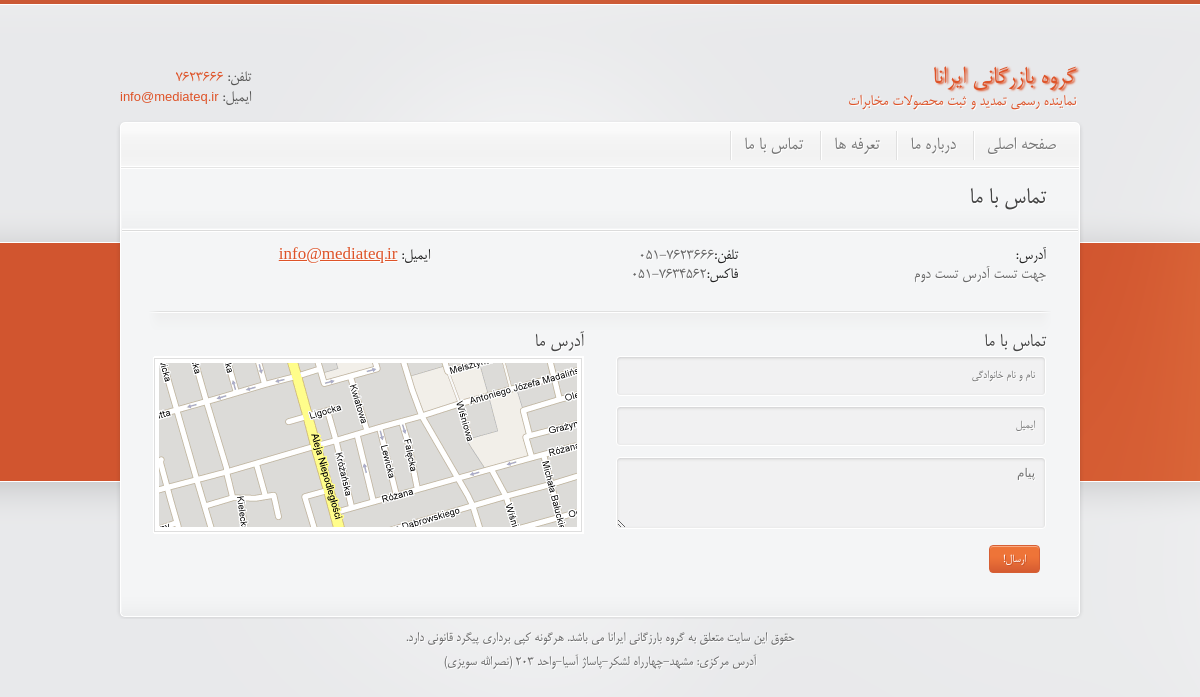
The app's page /contact.php, older data.
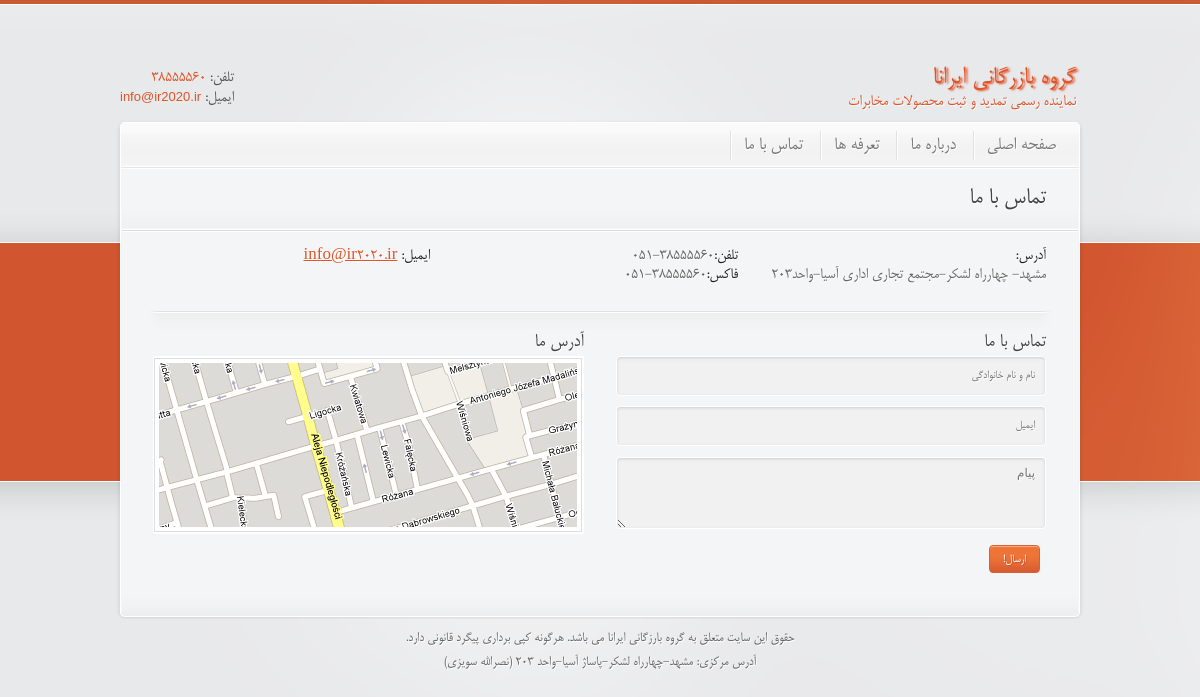
The same page, newer data.
### tables this page shows
CREATE TABLE IF NOT EXISTS `settings` (
  `id` int(11) NOT NULL AUTO_INCREMENT,
  `key` varchar(30) NOT NULL,
  `value` text NOT NULL,
  PRIMARY KEY (`id`)
);

### classes/database.php (called while the page is built, shortened)
<?php
  include_once("security.php");
class Database
  {
 private static $me;
 private $link;
 public $cmd;
 function __construct()
 {
      $this->link = mysqli_connect(_DB_SERVER,_DB_USER,_DB_PASS);
	  mysqli_set_charset($this->link, "utf8");
      mysqli_select_db($this->link,_DB_NAME);
 }
public static function GetDatabase()
{
   if(is_null(self::$me))
       self::$me = new Database();
    return self::$me;
 }
public function RunSQL()
{
   $security = Security::GetSecurity ();
   $this->cmd = $security->Xss_Clean($this->cmd);
   $result =  mysqli_query($this->link,$this->cmd);
   return $result;
}
function Select($tableName, $fields=NULL, $where = NULL, $order = NULL)
{
    if ($where) $where = " WHERE " . $where;
	$this->cmd = "SELECT $fields FROM `$tableName` " . $where . $order;
	$res = $this->RunSQL();
    if ($res)
	    return mysqli_fetch_array($res);
	else
        return false;
}
  }
?>

### classes/functions.php (called while the page is built, shortened)
<?php
	include_once("database.php");
	   function GetSettingValue($key, $strip_tags = 0)
       {
			$db = Database::GetDatabase();
			$row = $db ->Select("settings","value","`key`='{$key}'");
			return ($row) ? $row["value"] : false;
       }
?>

### classes/security.php (called while the page is built, shortened)
<?php
class Security
{
    private static $me;
    public static function GetSecurity()
    {
      if(is_null(self::$me))
         self::$me = new Security();
      return self::$me;
    }
    public function Xss_Clean($data)
    {
        $data = str_replace(array('&amp;','&lt;','&gt;'), array('&amp;amp;','&amp;lt;','&amp;gt;'), $data);
        $data = preg_replace('/(&#*\w+)[\x00-\x20]+;/u', '$1;', $data);
        $data = preg_replace('/(&#x*[0-9A-F]+);*/iu', '$1;', $data);
        $data = html_entity_decode($data, ENT_COMPAT, 'UTF-8');
        $data = preg_replace('#(<[^>]+?[\x00-\x20"\'])(?:on|xmlns)[^>]*+>#iu', '$1>', $data);
        $data = preg_replace('#([a-z]*)[\x00-\x20]*=[\x00-\x20]*([`\'"]*)[\x00-\x20]*j[\x00-\x20]*a[\x00-\x20]*v[\x00-\x20]*a[\x00-\x20]*s[\x00-\x20]*c[\x00-\x20]*r[\x00-\x20]*i[\x00-\x20]*p[\x00-\x20]*t[\x00-\x20]*:#iu', '$1=$2nojavascript...', $data);
        $data = preg_replace('#([a-z]*)[\x00-\x20]*=([\'"]*)[\x00-\x20]*v[\x00-\x20]*b[\x00-\x20]*s[\x00-\x20]*c[\x00-\x20]*r[\x00-\x20]*i[\x00-\x20]*p[\x00-\x20]*t[\x00-\x20]*:#iu', '$1=$2novbscript...', $data);
        $data = preg_replace('#([a-z]*)[\x00-\x20]*=([\'"]*)[\x00-\x20]*-moz-binding[\x00-\x20]*:#u', '$1=$2nomozbinding...', $data);
        $data = preg_replace('#(<[^>]+?)style[\x00-\x20]*=[\x00-\x20]*[`\'"]*.*?expression[\x00-\x20]*\([^>]*+>#i', '$1>', $data);
        $data = preg_replace('#(<[^>]+?)style[\x00-\x20]*=[\x00-\x20]*[`\'"]*.*?behaviour[\x00-\x20]*\([^>]*+>#i', '$1>', $data);
        $data = preg_replace('#(<[^>]+?)style[\x00-\x20]*=[\x00-\x20]*[`\'"]*.*?s[\x00-\x20]*c[\x00-\x20]*r[\x00-\x20]*i[\x00-\x20]*p[\x00-\x20]*t[\x00-\x20]*:*[^>]*+>#iu', '$1>', $data);
        $data = preg_replace('#</*\w+:\w[^>]*+>#i', '', $data);
        do
        {
            $old_data = $data;
            $data = preg_replace('#</*(?:applet|b(?:ase|gsound|link)|embed|frame(?:set)?|i(?:frame|layer)|l(?:ayer|ink)|meta|object|s(?:cript|tyle)|title|xml)[^>]*+>#i', '', $data);
        }
        while ($old_data !== $data);
        return $data;
    }
}
?>

### contact.php (the view, shortened to what this page needs)
<?php
	include_once("inc/header.php");
    include_once("classes/database.php");
	include_once("classes/functions.php");
	$Contact_Email = GetSettingValue('Contact_Email',0);
	$Tell_Number = GetSettingValue('Tell_Number',0);
	$Fax_Number = GetSettingValue('Fax_Number',0);
	$Address = GetSettingValue('Address',0);
$html =<<<cd
		<div class="main png_bg">
			<div class="inner_main">
				<div class="container_alpha slogan">
					<h1>تماس با ما</h1>
				</div>
				<div class="container_gamma slogan" style="background:none">
					<div class="gs_4">
						<p style="font-size:17px;">
							<strong>ایمیل:</strong> <a href="mailto:{$Contact_Email}">{$Contact_Email}</a>
						</p>
					</div>
					<div class="gs_4">
						<p style="font-size:17px;">
							<strong>تلفن:</strong><span class="ltr" style="display:inline-block"> 051-{$Tell_Number}</span>
							<br><strong>فاکس:</strong><span class="ltr" style="display:inline-block"> 051-{$Fax_Number}</span><br><strong>
						</p>
					</div>
					<div class="gs_4 omega">
						<p style="font-size:17px;">
							<strong>آدرس:</strong><br>{$Address}
						</p>
					</div>
					<div class="hr"></div>
					<div class="gs_6 omega" style="margin-left:15px;padding-left:17px">
						<h3>تماس با ما</h3>
						<form method="post" action="" id="frmcontact">
							<div id="form_container">
								<div id="form_main">
									<input type="text" name="name" id="name" placeholder="نام و نام خانوادگی" title="Name">
									<input type="text" name="email" id="email" placeholder="ایمیل" title="Email">
									<textarea name="comments" id="comments" rows="4" cols="4" placeholder="پیام" placeholder="Message"></textarea>
									<p>
										<input type="submit" name="submit1" id="submit1" value="ارسال!" class="superbutton">
									</p>
								</div>
							</div>
						</form>
					</div>
					<div class="gs_6 omega">
						<h3>آدرس ما</h3>
						<div class="add_border" style="width: 428px;">
						<img src="images/map.png" alt="" class="border_magic" style="display: block;"></div>
					</div>
					<div class="clearfix"></div>
				</div>
			</div>
		</div>
    	<div class="endmain png_bg"></div>
cd;
    echo $html;
	include_once("inc/footer.php");
?>

### inc/header.php (shortened to what this page needs)
<?php
	include_once("./classes/database.php");
	include_once("./classes/functions.php");
	$Contact_Email = GetSettingValue('Contact_Email',0);
	$Tell_Number = GetSettingValue('Tell_Number',0);
?>
<!doctype html>
<html lang="fa" class="no-js"><head>
	<link rel="stylesheet" href="css/style.css">
	<link rel="stylesheet" href="css/rainbow.css" type="text/css">
</head>
<body>
  	<div id="container">
	    <div id="header">
			<div id="logo">
				<h1 style="color:#DE5328;text-shadow:2px 1px 2px #DE5328">گروه بازرگانی ایرانا<span>نماینده رسمی تمدید و ثبت محصولات مخابرات</h1>
			</div>
			<div id="personal_data">
				<p>تلفن: <span style="display:inline-block;direction:ltr !important"><?php echo $Tell_Number?></span></p>
				<p>ایمیل: <span><a href="mailto:info@irana.ir" class="latin-font"><?php echo $Contact_Email?></a></span></p>
			</div>
		</div>
		<div id="menu" class="png_bg ltr">
			<ul>
				<li>
					<a href="index.html">صفحه اصلی</a>
				</li>
				<li>
					<a href="aboutus.html" class="">درباره ما</a>
				</li>
				<li>
					<a href="price.html" class="">تعرفه ها</a>
				</li>
				<li>
					<a href="contact.html">تماس با ما</a>
				</li>
			</ul>
		</div>

### inc/footer.php (shortened to what this page needs)
</div>
<div id="footer_bottom" class="png_bg">
    <p style="margin-bottom:5px;">حقوق این سایت متعلق به گروه بارزگانی ایرانا می باشد. هرگونه کپی برداری پیگرد قانونی دارد.</p>
    <p>آدرس مرکزی: مشهد-چهارراه لشکر-پاساژ آسیا-واحد 203 (نصرالله سویزی)</p>
</div>
</body>
</html>

### css/rainbow.css (style rules this page uses)
a, a:active, a:visited ,#main_link_color,#personal_data p span,#personal_data p span a { color:#DE5328; }
h1 strong,h2 strong,h3 strong,h4 strong,h5 strong,h6 strong,.dropcapcolor,.inner_main .widget ul.testimonials li p span,.post_header a:hover,.breadcrumbs p span,h1 span, h2 span, h3 span, h4 span, h5 span, h6 span,.hotstuff ul li a { color:#DE5328; }
body { background:url(../images/background.png) repeat-x scroll 0 0 #e8e9eb; }
a.superbutton,.inner_main input.superbutton { color:#ffffff; background:url(../images/superbutton.png) repeat-x center -1px transparent; border:1px solid #d65f34; box-shadow:inset 0px 1px #faaa82; text-shadow:1px 1px #c8542d; }
a:link { -webkit-tap-highlight-color: #DE5328; }

Row changes from the older to the newer data that the page shows:
changed settings (number 1 of 4 on the later page): value "7623666" → "38555560"
changed settings: value "info@mediateq.ir" → "info@ir2020.ir"
changed settings (number 3 of 4 on the later page): value "7634562" → "38555560"
changed settings: value "جهت تست آدرس تست دوم" → "مشهد- چهارراه لشکر-مجتمع تجاری اداری آسیا-واحد203"
